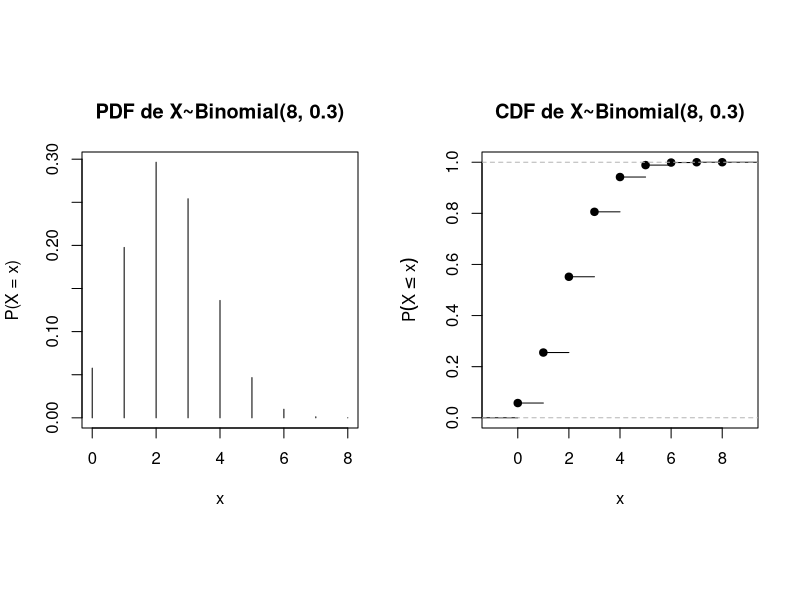
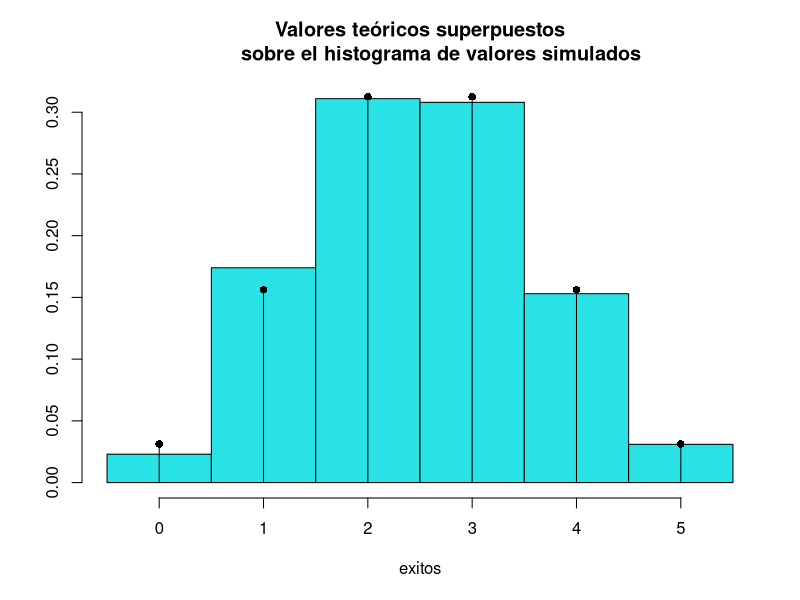
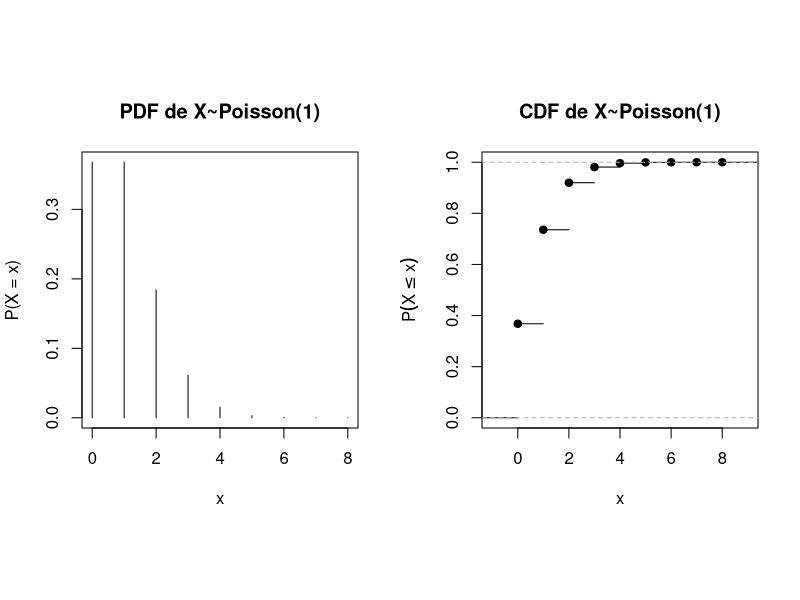
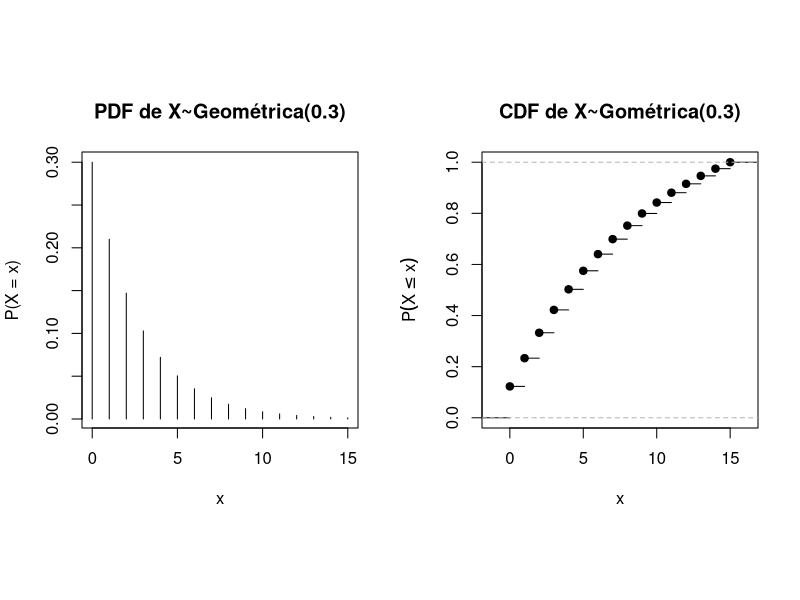
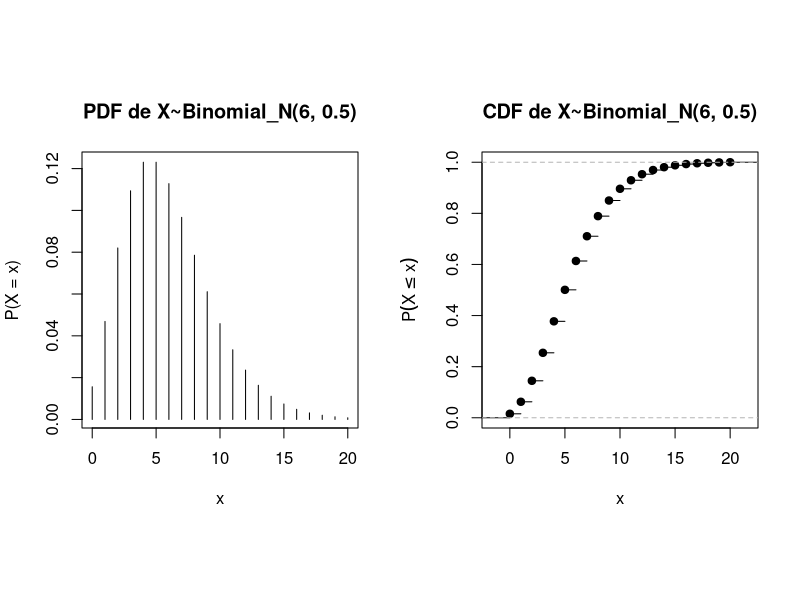

The R script that drew these images, in order:
## ---- chunk 1
Focos <- c(40, 60, 75, 100, 120)
n <- length(Focos)
media_focos <- (1/n) * sum(Focos)
var_focos <- (1/n) * sum((Focos - media_focos)^{2})
resultado <- c(media_focos, var_focos)
resultado
## ---- chunk 2
opar <- par(no.readonly = TRUE)
par(mfrow = c(1, 2), pty = "s")
x <- 0:8
px <- dbinom(x, 8, 0.3)
plot(x, px, type = "h", xlab = "x", ylab = "P(X = x)",
    main = "PDF de X~Binomial(8, 0.3)") 
xs <- rep(0:8, round(dbinom(0:8, 8, 0.3)*100000, 0))
plot(ecdf(xs), main = "CDF de X~Binomial(8, 0.3)",
    ylab = expression(P(X<=x)), xlab = "x" )
par(opar)
## ---- chunk 3
simular.bino <- function(samples = 10000, n =20, pi = 0.5)
{
  valores <- sample(c(0,1), samples * n, replace = TRUE,
                      prob = c(1 - pi, pi))
  matr.valores <- matrix(valores, ncol = n)
  exitos <- apply(matr.valores, 1, sum) # Apply aplica una función a una matriz
  a1 <- round((table(exitos)/samples), 3)
  b1 <- round(dbinom(0:n, n, pi), 3)
  names(b1) <- 0:n # Obtener el nombre de los objetos de la tabla
  hist(exitos, breaks = c((-0.5+0):(n+0.5)), freq = FALSE,
       ylab = "", col = 13, ylim = c(0, max(a1, b1)),
       main = "Valores teóricos superpuestos
       sobre el histograma de valores simulados")
  x <- 0:n
  fx <- dbinom(x, n, pi)
  lines(x, fx, type = "h")
  lines(x, fx, type = "p", pch = 16)
  list(distribucion.simulada = a1, distribucion.teorica = b1)
}
## ---- chunk 4
set.seed(31)
simular.bino(samples = 1000, n = 5, pi = 0.5)
## ---- chunk 5
opar <- par(no.readonly = TRUE)
par(mfrow = c(1, 2), pty = "s")
x <- 0:8
px <- dpois(x, 1)
plot(x, px, type = "h", xlab = "x", ylab = "P(X = x)",
    main = "PDF de X~Poisson(1)") 
xs <- rep(0:8, round(dpois(0:8, 1)*100000, 0))
plot(ecdf(xs), main = "CDF de X~Poisson(1)",
    ylab = expression(P(X<=x)), xlab = "x" )
par(opar)
## ---- chunk 6
dpois(x = 0, lambda = 2)
## ---- chunk 7
ppois(q = 4, lambda = 2)
## ---- chunk 8
ppois(q = 5, lambda = 120)
## ---- chunk 9
opar <- par(no.readonly = TRUE)
par(mfrow = c(1, 2), pty = "s")
x <- 0:15
px <- dgeom(x, 0.3)
plot(x, px, type = "h", xlab = "x", ylab = "P(X = x)",
    main = "PDF de X~Geométrica(0.3)") 
xs <- rep(0:15, round(dgeom(0:15, 0.1)*100000, 0))
plot(ecdf(xs), main = "CDF de X~Gométrica(0.3)",
    ylab = expression(P(X<=x)), xlab = "x" )
par(opar)
## ---- chunk 10
opar <- par(no.readonly = TRUE)
par(mfrow = c(1, 2), pty = "s")
x <- 0:20
px <- dnbinom(x, size = 6, 0.5)
plot(x, px, type = "h", xlab = "x", ylab = "P(X = x)",
    main = "PDF de X~Binomial_N(6, 0.5)") 
xs <- rep(0:20, round(dnbinom(0:20, size = 6, 0.5)*100000, 0))
plot(ecdf(xs), main = "CDF de X~Binomial_N(6, 0.5)",
    ylab = expression(P(X<=x)), xlab = "x" )
par(opar)
